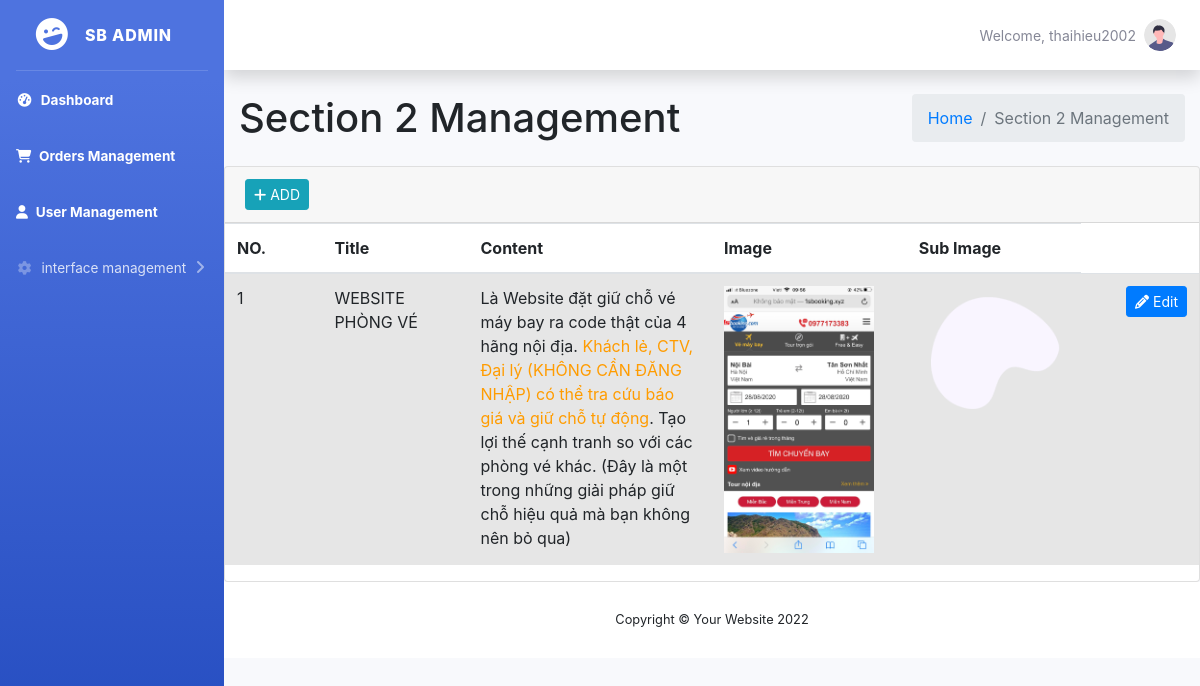
/views/section2.php (signed in), run on the app's committed database.
### tables this page shows
CREATE TABLE IF NOT EXISTS `section_2` (
  `id` int(11) NOT NULL AUTO_INCREMENT,
  `title` varchar(500) NOT NULL,
  `des` varchar(500) NOT NULL,
  `image` varchar(500) NOT NULL,
  `sub_img` varchar(500) NOT NULL,
  PRIMARY KEY (`id`)
);

### models/db.php (called while the page is built)
<?php
class Db
{
	public static $connection;
    public function __construct()
    {
    if (!self::$connection) {
    self::$connection = new mysqli(DB_HOST, DB_USER, DB_PASSWORD, DB_NAME,PORT);
    self::$connection->set_charset(DB_CHARSET);
    }
    return self::$connection;
    }
}

### models/section2.php (called while the page is built, shortened)
<?php
class Section2 extends Db
{
    public function getAllSection2()
    {
        $sql = self::$connection->prepare("SELECT * FROM `section_2`");
        $sql->execute();
        $item = $sql->get_result()->fetch_all(MYSQLI_ASSOC);
        return $item;
    }
}

### views/section2.php (the view, shortened to what this page needs)
<?php
include "header.php";
?>
<div class="content-wrapper">
    <section class="content-header">
        <div class="container-fluid">
            <div class="row mb-2">
                <div class="col-sm-6">
                    <h1>Section 2 Management</h1>
                </div>
                <div class="col-sm-6">
                    <ol class="breadcrumb float-sm-right">
                        <li class="breadcrumb-item"><a href="index.php">Home</a></li>
                        <li class="breadcrumb-item active">Section 2 Management</li>
                    </ol>
                </div>
            </div>
        </div>
    </section>
    <section class="content">
        <div class="card">
            <div class="card-header">
                <div class="card-tools">
                    <button type="button" class="btn btn-info btn-sm" data-toggle="modal" data-target="#addSS2"><i class="fas fa-plus"></i> ADD</button>
                </div>
            </div>
            <div class="card-body p-0">
                <table class="table table-striped projects">
                    <thead>
                        <tr>
                            <th style="width: 10%">
                                NO.
                            </th>
                            <th style="width: 15%">
                                Title
                            </th>
                            <th style="width: 25%">
                                Content
                            </th>
                            <th style="width: 20%">
                                Image
                            </th>
                            <th style="width: 15%">
                                Sub Image
                            </th>
                        </tr>
                    </thead>
                    <tbody style="background: #f2f2f2;">
                        <?php
                        $count = 1;
                        $getAllSection2 = $section2->getAllSection2();
                        foreach ($getAllSection2 as $value) : ?>
                            <tr>
                                <td><?php echo $count++ ?></td>
                                <td><?php echo $value['title'] ?></td>
                                <td><?php echo $value['des'] ?></td>
                                <td><img src="../public/image/<?php echo $value['image'] ?>" alt="" style="width: 150px;"></td>
                                <td><img src="../public/image/<?php echo $value['sub_img'] ?>" alt="" style="width: 150px;"></td>
                                <td class="project-actions text-right">
                                    <a class="btn btn-primary btn-sm" href="editSection2.php?id=<?php echo $value['id']; ?>">
                                        <i class="fas fa-pencil-alt">
                                        </i>
                                        Edit
                                    </a>
                                </td>
                            </tr>
                        <?php endforeach; ?>
                    </tbody>
                </table>
            </div>
        </div>
    </section>
</div>
<?php include "footer.php"; ?>

### data on the page
section_2: title "WEBSITE PHÒNG VÉ", des "Là Website đặt giữ chỗ vé máy bay ra code thật của 4 hãng nội địa. Khách lẻ, CTV, Đại lý (KHÔNG CẦN ĐĂNG NHẬP) có thể tra cứu báo giá và giữ chỗ tự động . Tạo lợi thế cạnh tranh so với các phòng vé khác. (Đây là một trong những giải pháp giữ chỗ hiệu quả mà bạn không nên bỏ qua)", image (picture), sub_img (picture)

### other printed values
$_SESSION['user'] "thaihieu2002"
